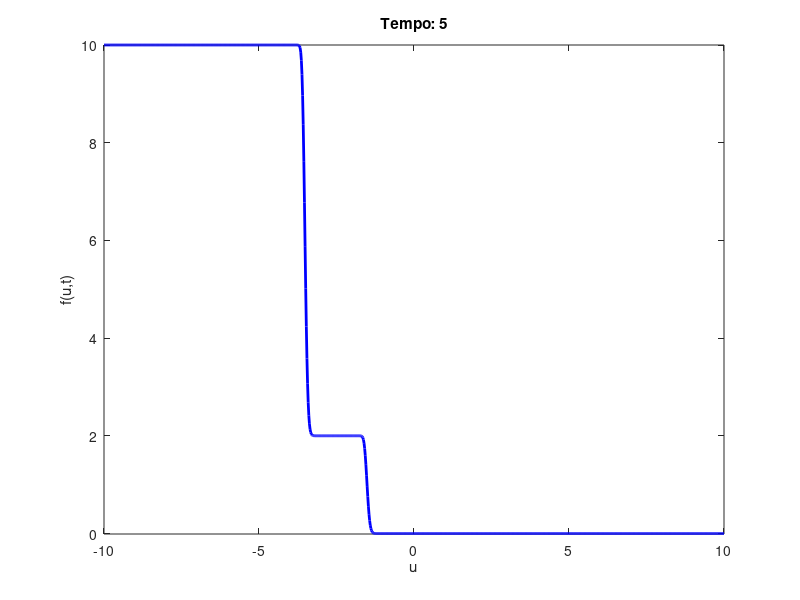

This chart was generated by the following MATLAB code:
clearvars; clc; close all;

% Parametri
L    = 10;                               % Lunghezza del dominio
Nu   = 1000;                            % Numero di punti spaziali
Tmax = 5;                            % Tempo massimo di simulazione
CFL  = 0.9;                            % Numero di Courant-Friedrichs-Lewy
% w    = @(u) -.5*(abs(u)<=1);                             % Velocità di drift (negativa)
w    = @(u) -.5

% Discretizzazione spaziale
du = 2*L / Nu;
uu = linspace(-L, L, Nu);

 
% Condizione iniziale: onda quadrata
f0 = @(u) 2*(abs(u)<1)+ 10*(u<=-1); 
f  = zeros(1, Nu);

for i = 1:Nu-1
    f(i) = (f0(uu(i)) + f0(uu(i+1))) / 2; % Media di cella per inizializzazione
end

% Calcolo del passo temporale (Condizione CFL corretta)
dt = CFL * (du /max(abs(w(uu))));
Nt = ceil(Tmax / dt);  % Numero di passi temporali
dt = Tmax / Nt;        % Ricalcolo per adattamento

% Evoluzione nel tempo con schema di Godunov
for n = 1:Nt
    f_new = f;  % Array temporaneo per aggiornamento
    for j = 2:Nu-1
        if (uu(j))<1
        % Flusso numerico secondo Godunov per w < 0
            g_jm12 = w(uu(j)) * f(j);     % Flusso tra j-1 e j
            g_jp12 = w(uu(j)) * f(j+1);   % Flusso tra j e j+1
        % Aggiornamento della soluzione
        f_new(j) = f(j) - (dt/du) * (g_jp12 - g_jm12);
        end
    end
    % Aggiorna la soluzione
    f = f_new;
    % Plot della soluzione
    plot(uu, f, 'b', 'LineWidth', 2);
    axis([-L L -0.01 10]);
    title(['Tempo: ', num2str(n*dt)]);
    xlabel('u'); ylabel('f(u,t)');
    drawnow;
end


